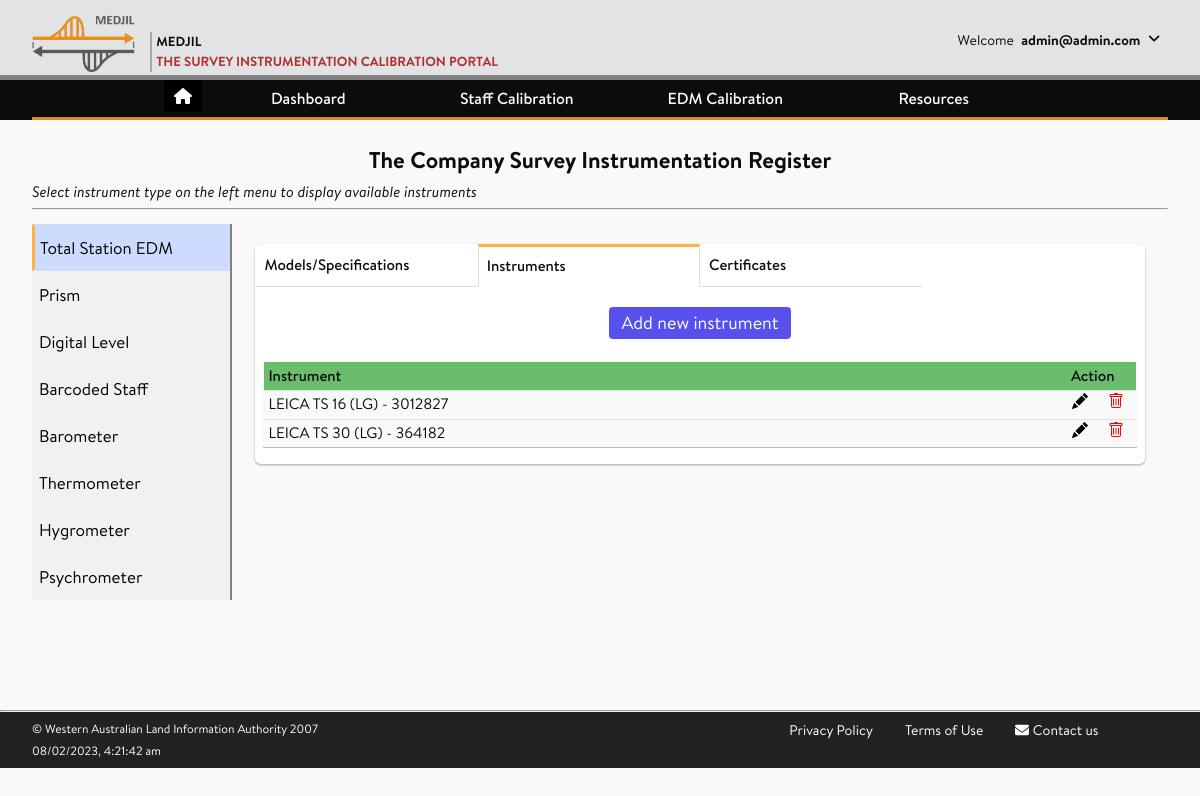
Page /instruments/instrument_register/edm/ (signed in) on the committed database.
### accounts/models.py (models this page shows, shortened)
class CustomUser(AbstractUser):
    company = models.ForeignKey(
                                Company,
                                on_delete = models.SET_NULL,
                                blank = True,
                                null = True,
    )
    username = None
    email = LowerCaseEmailField(_('email address'),
                                max_length = 150,
                                unique=True,
                                error_messages = {
                                    'unique': _("The user with that email address already exists.")
                                })
    USERNAME_FIELD = 'email'
    REQUIRED_FIELDS = []
    objects = CustomUserManager()

class Company(models.Model):
    company_name = models.CharField(max_length=200, unique=True)
    company_abbrev = models.CharField(max_length=20)
    class Meta:
        ordering = ['company_name']

### instruments/models.py (models this page shows, shortened)
class EDM_Inst (models.Model):
    edm_number = models.CharField(max_length=15,
                                  help_text="Enter the instrument serial number / unique ID",
                                  verbose_name = 'EDM Number')
    edm_custodian = models.ForeignKey(CustomUser,
                                      null = True,
                                      blank = True,
                                      on_delete = models.SET_NULL,
                                      help_text="Name of instrument custodian",
                                      verbose_name = "EDM Custodian")
    photo = models.FileField(upload_to=get_upload_to_edm_photos,
                         null=True,
                         blank=True,
                         verbose_name= 'Instrument Photo')
    comment = models.CharField(max_length=265, null=True, blank=True)
    edm_specs = models.ForeignKey(EDM_Specification, on_delete = models.PROTECT, null = True, verbose_name = "EDM Specification")
    created_on = models.DateTimeField(auto_now_add=True, null=True)
    modified_on = models.DateTimeField(auto_now=True, null=True)
    class Meta:
        ordering = ['edm_specs']
        unique_together = ('edm_specs','edm_number')
    def __str__(self):
        return f'{self.edm_specs} - {self.edm_number}'

class EDM_Specification(models.Model):
    edm_owner = models.ForeignKey(Company, on_delete = models.PROTECT, verbose_name = 'EDM owner')
    edm_model = models.ForeignKey(InstrumentModel,
                                  limit_choices_to={'inst_type__exact': 'edm'},
                                  on_delete = models.PROTECT,
                                    verbose_name = 'EDM model')
    edm_types = (
        ('ph','Phase'),
        ('pu','Pulse'),
    )
    edm_type = models.CharField(
        max_length=2,
        choices=edm_types,
        default='ph',
        help_text='Instrument measurement type',
        verbose_name = 'EDM type'
    )
    manu_unc_const = models.FloatField(
        validators = [MinValueValidator(0.0), MaxValueValidator(10.0)],
        help_text="Accuracy = 1mm ± 1.5ppm, Uncertainty Constant = 1",
        verbose_name= 'manufacturers uncertainty constant')
    manu_unc_ppm = models.FloatField(
        validators = [MinValueValidator(0.0), MaxValueValidator(10.0)],
        help_text="Accuracy = 1mm ± 1.5ppm, Uncertainty ppm = 1.5",
        verbose_name= 'manufacturers parts per million uncertainty')
    manu_unc_k = models.FloatField(
        validators = [MinValueValidator(1.0), MaxValueValidator(5.0)],
        help_text="Coverage factor at 95% Confidence Level eg. 2.0",
        default = 2.0,
        verbose_name= 'manufacturers uncertainty coverage factor')
    unit_length = models.FloatField(
        validators = [MinValueValidator(0.0), MaxValueValidator(30.0)],
        help_text="Unit Length (m)")
    frequency = models.FloatField(
        validators = [MinValueValidator(1), MaxValueValidator(100000000)],
        help_text="Frequency (Hz)")
    carrier_wavelength = models.FloatField(
        validators = [MinValueValidator(1), MaxValueValidator(1000)],
        help_text="Carrier Wavelength (nm)")
    manu_ref_refrac_index = models.FloatField(
        validators = [MinValueValidator(0.000000000), MaxValueValidator(2.000000000)],
        help_text="Manufacturers reference refractive index",
        verbose_name= 'Manufacturers reference refractive index')
    measurement_increments = models.DecimalField(
        max_digits=7, decimal_places=6,
        help_text="Resolution of the measurement eg. 0.01")
    created_on = models.DateTimeField(auto_now_add=True, null=True)
    modified_on = models.DateTimeField(auto_now=True, null=True)
    class Meta:
        ordering = ['edm_model']
        unique_together = ('edm_model','edm_owner')
    def __str__(self):
        return f'{self.edm_model.make} {self.edm_model.model} ({self.edm_owner.company_abbrev})'

class InstrumentModel(models.Model):
    inst_types = (
                ( None, 'Select one of the following'),
                ('edm','Total Station EDM'),
                ('prism','Prism'),
                ('level','Digital Level'),
                ('staff','Barcoded Staff'),
                ('baro','Barometer'),
                ('thermo','Thermometer'),
                ('hygro','Hygrometer'),
                ('psy','Psychrometer'),
                ('others','Others'),)
    inst_type = models.CharField(max_length=6,
                 choices=inst_types,
                 verbose_name= 'instrument type',
                 null = True)
    make = models.ForeignKey(InstrumentMake, on_delete = models.CASCADE, null = True)
    model = models.CharField(max_length=25, validators=[MinLengthValidator(3)], help_text="e.g., LS15, DNA03, TS30, S9, SX12, GT-1200/600")
    class Meta:
        ordering = ['inst_type','make','model']
        unique_together = ('inst_type','make','model')

class InstrumentMake(models.Model):
    make = models.CharField(max_length=25, validators=[MinLengthValidator(4)], help_text="e.g., LEICA, TRIMBLE, SOKKIA", unique=True)
    make_abbrev = models.CharField(max_length=4, validators=[MinLengthValidator(3)], help_text="e.g., LEI, TRIM, SOKK", unique=True, verbose_name = 'Abbreviation')
    def __str__(self):
        return self.make

### instruments/views.py (the view, shortened to what this page needs)
# urls.py: path('instrument_register/<slug:inst_disp>/', views.instrument_register, name='home'),
@login_required(login_url="/accounts/login")
def instrument_register(request, inst_disp):
    inst_types = [{'abbr':x[0], 'name':x[1]}
                  for x in InstrumentModel.inst_type.field.choices
                  if x[0] not in [None, 'others']]
    table_headings = {'certificates': ['Number',
                                     'Calibration Date',
                                     'Zero Point Correction',
                                     'Action']}
    tabs = {}
    if inst_disp == 'edm':
        tabs['models_list'] = EDM_Specification.objects.all()
        tabs['insts_list'] = EDM_Inst.objects.all()
        tabs['certificates_list'] = (EDMI_certificate.objects.all()
            .order_by('edm__edm_number', '-calibration_date')
            .values('pk', 'edm__edm_number', 'prism__prism_number',
                    'calibration_date',
                    'scale_correction_factor', 'zero_point_correction'))
        table_headings['certificates']= ['EDM Number',
                                         'Prism Number',
                                         'Calibration Date',
                                         'Scale Correction Factor',
                                         'Zero Point Correction',
                                         'Action']
    if inst_disp == 'level':
        if not request.user.is_staff:
            tabs['insts_list'] = DigitalLevel.objects.filter(
                level_owner = request.user.company)
        else:
            tabs['insts_list'] = DigitalLevel.objects.all()
    context = {
        'inst_disp': inst_disp,
        'inst_types': inst_types,
        'tabs': tabs,
        'table_headings':table_headings
    }
    return render(request, 'instruments/instrument_register.html', context)

### instruments/templates/instruments/instrument_register.html (shortened to what this page needs)
{% extends 'base_generic.html' %}
{% load static %}
{% block content %}
<article>
	<br>
   <h2 class="text-center">The Company Survey Instrumentation Register</h2>
   <p><i>Select instrument type on the left menu to display available instruments</i></p>
  <hr>
  <div class="flex-with-sidebar">
    <div class="left-sidebar">
        {% for inst_type in inst_types %}
            <a href="{% url 'instruments:home' inst_disp=inst_type.abbr %}">
    		    	<button class={% if inst_type.abbr == inst_disp %}"active"{% else %}"tablinks"{% endif %}>
                {{inst_type.name}}
            </button>
            </a>
        {% endfor %}
    </div>
    <div class="post-content">
			<div class="tab-wrap">
		    	{% if 'models_list' in tabs.keys %}
    				<label for="tab1">Models/Specifications</label>
		    	{% endif %}
				<label for="tab2">Instruments</label>
		    	{% if 'certificates_list' in tabs.keys %}
    				<label for="tab3">Certificates</label>
		    	{% endif %}
				<section id="content2">
    				<div class="mt-2 flex justify-center">
        				{% if inst_disp == 'staff' %}
            				<a href="{% url 'instruments:inst_staff_create' %}" class="mt-3 px-3 py-2 border border-transparent text-lg leading-4 rounded text-white bg-indigo-600 hover:bg-indigo-500 focus:outline-none focus:shadow-outline transition duration-150 ease-in-out">
        				{% else %}
            				<a href="{% url 'instruments:register_edit' inst_disp=inst_disp tab="insts" id=None %}?next={{request.path}}" class="mt-3 px-3 py-2 border border-transparent text-lg leading-4 rounded text-white bg-indigo-600 hover:bg-indigo-500 focus:outline-none focus:shadow-outline transition duration-150 ease-in-out">
        				{% endif %}
        				Add new instrument
        				</a>
    				</div>
    				<br>
    				{% if tabs.insts_list %}
                    <table style="width:100%">
                        <tr>
                            <th width="95%">Instrument</th>
                            <th width="5%">&nbsp Action</th>
                        </tr>
                        {% for inst in tabs.insts_list %}
                            <tr>
                                <td>{{ inst }}</td>
                                <td>
                                  <span class="flex justify-around items-center text-center">
                                    <a href="{% url 'instruments:register_edit' inst_disp=inst_disp tab="insts" id=inst.pk %}?next={{request.path}}" class="px-3">
                                    </a>
                                    <a href="{% url 'instruments:register_delete' inst_disp=inst_disp tab="insts" id=inst.pk %}" class="px-2" onclick="return confirmation()">
                                    </a>
                                  </span>
                                </td>
                            </tr>
                        {% endfor %}
                    </table>
    				{% else %}
        				<p>There are currently no instruments in the register!</p>
                {% endif %}
				</section>
        </div>
    </div>
  </div>
</article>
{% endblock %}

### templates/base_generic.html (shortened to what this page needs)
{% load static %}
<!DOCTYPE html>
<html lang="en">
<head>
    <link rel="stylesheet" href="https://cdnjs.cloudflare.com/ajax/libs/font-awesome/6.2.0/css/all.min.css" />
    <link rel="stylesheet" href="{% static 'main.css' %}">
    <link rel="stylesheet" href="{% static 'fonts/stylesheet.css' %}">
    <link rel="stylesheet" href="{% static 'style_ib.css' %}">
</head>
<body>
    <div class="page-wrap">
    <header class="page-header">
        <div class="wrapper">
            <div class="header-wrapper">
                <a class="header-logo" href="{% url 'home' %}">
                    <img src="{% static 'logo.png' %}" alt="Medjil">
                    <p>
                        <span>Medjil</span>
                        <span>The Survey Instrumentation Calibration Portal</span>
                    </p>
                </a>
                <div class="header-userinfo">
                        <div>
                            <span>Welcome</span>
                                {% if user.is_authenticated %}
                                    {% if not user.first_name %}
                                        <span><strong> {{ user.email }}</strong></span>
                                    {% else %}
                                        <span><strong>{{ user.first_name }}</strong></span>
                                    {% endif %}
                                {% endif %}
                                <span>
                                    <a href="#" id="header-toggle"><i class="fas fa-angle-down rotate" aria-hidden="true"></i></a>
                                </span>
                        </div>
                </div>
            </div>
        </div>
    </header>
    <nav class="page-nav">
        <div class="wrapper">
            <ul class="nav-links">
            		<li>
            				<ul>
            						<button class="btn_home"><a href="{% url 'home' %}"><i class="fa fa-home"></i></a></button>
            				</ul>
            		</li>
                <li class="nav-item has-subnav"><a tabindex="0">Dashboard</a>
                </li>
                <li class="nav-item has-subnav"><a tabindex="0">Staff Calibration</a>
                </li>
                <li class="nav-item has-subnav"><a tabindex="0">EDM Calibration </a>
                </li>
                <li class="nav-item has-subnav"><a tabindex="0">Resources</a>
                </li>
            </ul>
        </div>
    </nav>
    <main class="page-content">
        <div class="wrapper">
            {% block content %}
            {% endblock content %}
        </div>
    </main>
    <hr>
    <footer class="page-footer">
        <div class="wrapper">
            <div class="footer-row3">
                <div class="policy-col-1">
                    <a href="{% url 'terms' %}">Privacy Policy</a>
                    <a href="{% url 'terms' %}">Terms of Use</a>
                    <a href="mailto:geodesy@landgate.wa.gov.au"><i class="fas fa-envelope"></i> <span>Contact us</span></a>
                </div>
                <div class="policy-col-2">
                      <p>&#169; Western Australian Land Information Authority 2007</p>
                      <span id="current_time"></span>
                </div>
            </div>
        </div>
    </footer>
</body>
</html>

### assets/style_ib.css (style rules this page uses)
.btn_home { background-color: Black; border: none; color: White; cursor: pointer; }

### rows in the picture
CustomUser: email "admin@admin.com"
EDM_Inst: edm_specs+edm_number "LEICA TS 16 (LG) - 3012827"
EDM_Inst: edm_specs+edm_number "LEICA TS 30 (LG) - 364182"

### other values in the picture
{{ inst_type.name }} "Total Station EDM" "Prism" "Digital Level" "Barcoded Staff" "Barometer" "Thermometer" "Hygrometer" "Psychrometer"
